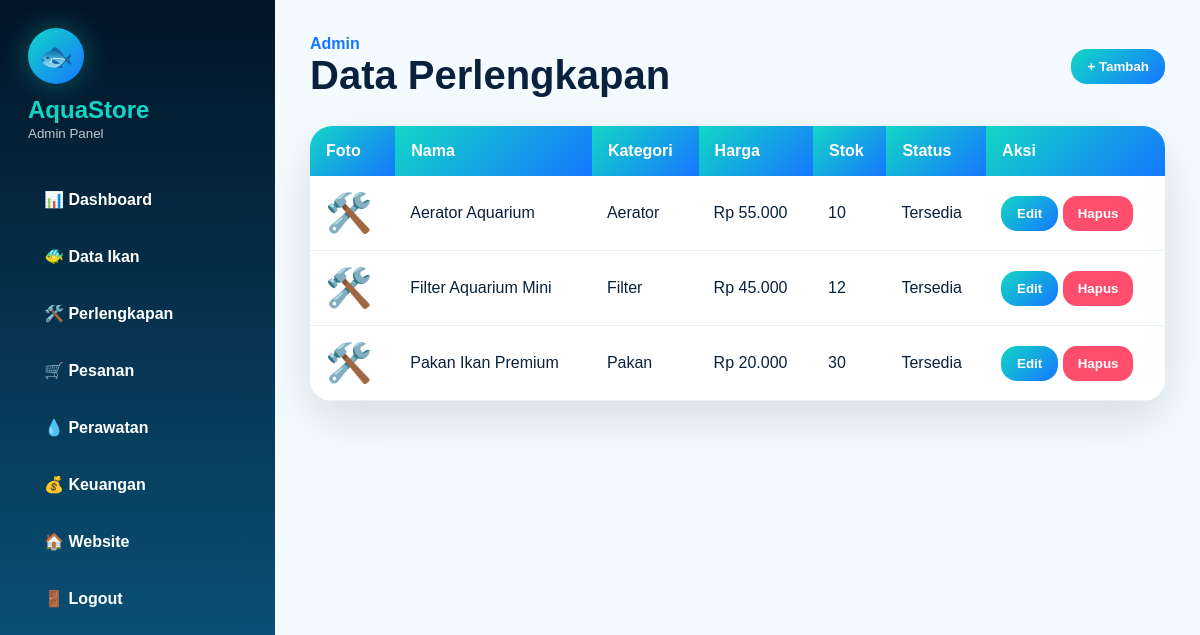
The page /admin/perlengkapan.php (signed in) on the database its author committed.
### tables this page shows
CREATE TABLE perlengkapan (
    id INT AUTO_INCREMENT PRIMARY KEY,
    nama VARCHAR(100) NOT NULL,
    kategori ENUM(
        'Pakan',
        'Filter',
        'Aerator',
        'Heater',
        'Obat',
        'Lampu',
        'Substrate',
        'Dekorasi',
        'Lainnya'
    ) NOT NULL,
    harga INT NOT NULL DEFAULT 0,
    stok INT NOT NULL DEFAULT 0,
    foto VARCHAR(255),
    deskripsi TEXT,
    status ENUM('Tersedia','Habis') DEFAULT 'Tersedia',
    created_at TIMESTAMP DEFAULT CURRENT_TIMESTAMP
);

### config/db.php (called while the page is built, shortened)
<?php
function e($text)
{
    return htmlspecialchars($text ?? '', ENT_QUOTES, 'UTF-8');
}
function rupiah($angka)
{
    return "Rp " . number_format((int) $angka, 0, ',', '.');
}

### admin/perlengkapan.php (the view, shortened to what this page needs)
<?php
require "../config/db.php";
$data = $pdo->query("SELECT * FROM perlengkapan ORDER BY id DESC")->fetchAll();
?>
<!DOCTYPE html>
<html lang="id">
<head>
    <link rel="stylesheet" href="../assets/css/style.css?v=10">
</head>
<body>
<div class="admin-layout">
<?php include "sidebar.php"; ?>
<main class="admin-content">
    <div class="admin-header">
        <div>
            <span>Admin</span>
            <h1>Data Perlengkapan</h1>
        </div>
        <button class="mini-button" onclick="openModal('modalTambah')">+ Tambah</button>
    </div>
    <div class="table-box">
        <table>
            <tr>
                <th>Foto</th>
                <th>Nama</th>
                <th>Kategori</th>
                <th>Harga</th>
                <th>Stok</th>
                <th>Status</th>
                <th>Aksi</th>
            </tr>
            <?php foreach($data as $p): ?>
            <tr>
                <td>
                    <?php if($p['foto']): ?>
                        <img src="../uploads/perlengkapan/<?= e($p['foto']) ?>?v=<?= time() ?>" class="thumb">
                    <?php else: ?>
                        <span class="emoji-table">🛠️</span>
                    <?php endif; ?>
                </td>
                <td><?= e($p['nama']) ?></td>
                <td><?= e($p['kategori']) ?></td>
                <td><?= rupiah($p['harga']) ?></td>
                <td><?= e($p['stok']) ?></td>
                <td><?= e($p['status']) ?></td>
                <td>
                    <button class="mini-button" onclick="openModal('edit<?= $p['id'] ?>')">Edit</button>
                    <form action="../proses/hapus-perlengkapan.php" method="POST" style="display:inline;" onsubmit="return confirm('Hapus data ini?')">
                        <button class="delete-button">Hapus</button>
                    </form>
                </td>
            </tr>
            <?php endforeach; ?>
        </table>
    </div>
</main>
</div>
</body>
</html>

### assets/css/style.css (style rules this page uses)
:root { --dark: #031426; --dark2: #062847; --blue: #1677ff; --cyan: #12d6c5; --white: #fff; --soft: #f4fbff; --text: #09213d; --muted: #64748b; --danger: #ff4d6d; --shadow: 0 18px 50px rgba(0, 0, 0, .12); --radius: 24px }
* { margin: 0; padding: 0; box-sizing: border-box }
body { font-family: 'Poppins', Arial, sans-serif; background: var(--soft); color: var(--text); overflow-x: hidden }
.hero-button, .login-button, .mini-button { border: none; cursor: pointer; font-weight: 800; border-radius: 16px; transition: .25s }
.mini-button { display: inline-block; padding: 10px 16px; color: white; background: linear-gradient(135deg, var(--cyan), var(--blue)) }
.delete-button { padding: 10px 15px; border: none; border-radius: 14px; background: var(--danger); color: white; font-weight: 800; cursor: pointer }
.table-box { width: 100%; overflow-x: auto; border-radius: 22px; background: white; box-shadow: var(--shadow) }
table { width: 100%; border-collapse: collapse; background: white }
th { padding: 16px; text-align: left; color: white; background: linear-gradient(135deg, var(--cyan), var(--blue)) }
td { padding: 15px; border-bottom: 1px solid #e7f3ef; color: var(--text) }
.emoji-table { font-size: 38px }
.admin-layout { display: flex; min-height: 100vh; background: var(--soft) }
.admin-content { width: calc(100% - 275px); margin-left: 275px; padding: 35px }
.admin-header { margin-bottom: 28px; display: flex; justify-content: space-between; align-items: center }
.admin-header span { color: var(--blue); font-weight: 900 }
.admin-header h1 { font-size: 40px }

### rows shown on the page
perlengkapan: nama "Aerator Aquarium", kategori "Aerator", harga "Rp 55.000", stok "10", status "Tersedia"
perlengkapan: nama "Filter Aquarium Mini", kategori "Filter", harga "Rp 45.000", stok "12", status "Tersedia"
perlengkapan: nama "Pakan Ikan Premium", kategori "Pakan", harga "Rp 20.000", stok "30", status "Tersedia"
